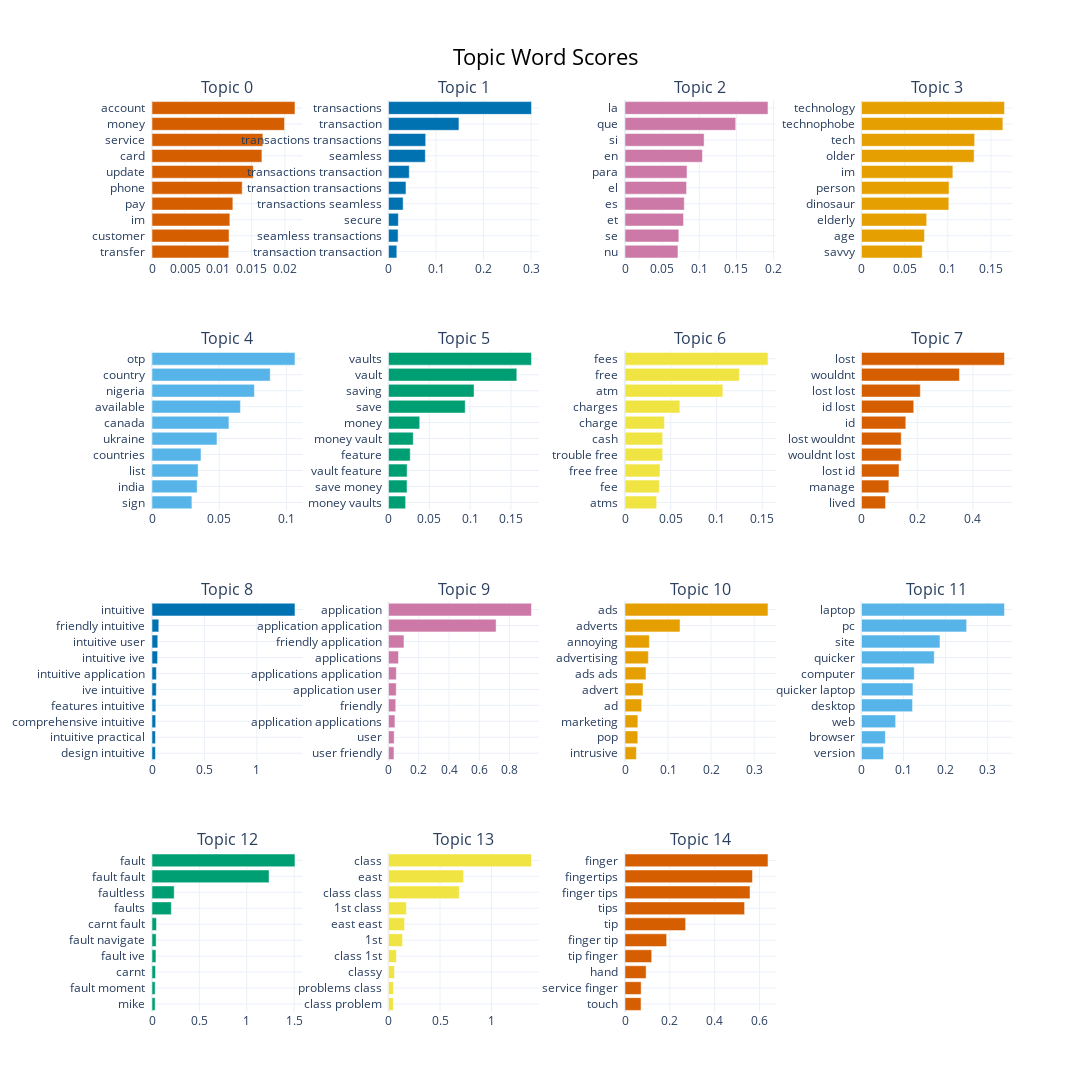

The notebook cell this image was saved under:
### Code cell
unseed_try.visualize_barchart(width = 280, height = 330, top_n_topics=15, n_words=10)

### Figure 1 — Plotly figure (JSON) as saved in the notebook; plotly's stock layout.template omitted (floating-point values rounded to 4 significant figures)
{"data": [{"marker": {"color": "#D55E00"}, "orientation": "h", "type": "bar", "x": [0.01155, 0.0116, 0.01172, 0.01217, 0.01358, 0.01525, 0.01654, 0.01669, 0.01995, 0.02152], "xaxis": "x", "y": ["transfer  ", "customer  ", "im  ", "pay  ", "phone  ", "update  ", "card  ", "service  ", "money  ", "account  "], "yaxis": "y"}, {"marker": {"color": "#0072B2"}, "orientation": "h", "type": "bar", "x": [0.01753, 0.02017, 0.02074, 0.03083, 0.03676, 0.0437, 0.07751, 0.07825, 0.1482, 0.3008], "xaxis": "x2", "y": ["transaction transaction  ", "seamless transactions  ", "secure  ", "transactions seamless  ", "transaction transactions  ", "transactions transaction  ", "seamless  ", "transactions transactions  ", "transaction  ", "transactions  "], "yaxis": "y2"}, {"marker": {"color": "#CC79A7"}, "orientation": "h", "type": "bar", "x": [0.0713, 0.07248, 0.07882, 0.07982, 0.08292, 0.08352, 0.1043, 0.1065, 0.1491, 0.1925], "xaxis": "x3", "y": ["nu  ", "se  ", "et  ", "es  ", "el  ", "para  ", "en  ", "si  ", "que  ", "la  "], "yaxis": "y3"}, {"marker": {"color": "#E69F00"}, "orientation": "h", "type": "bar", "x": [0.07036, 0.07295, 0.07554, 0.1012, 0.1015, 0.1059, 0.1305, 0.1311, 0.1638, 0.1657], "xaxis": "x4", "y": ["savvy  ", "age  ", "elderly  ", "dinosaur  ", "person  ", "im  ", "older  ", "tech  ", "technophobe  ", "technology  "], "yaxis": "y4"}, {"marker": {"color": "#56B4E9"}, "orientation": "h", "type": "bar", "x": [0.02968, 0.0336, 0.03432, 0.03646, 0.04835, 0.05723, 0.06578, 0.07619, 0.08795, 0.1064], "xaxis": "x5", "y": ["sign  ", "india  ", "list  ", "countries  ", "ukraine  ", "canada  ", "available  ", "nigeria  ", "country  ", "otp  "], "yaxis": "y5"}, {"marker": {"color": "#009E73"}, "orientation": "h", "type": "bar", "x": [0.021, 0.02275, 0.02285, 0.02663, 0.03035, 0.03827, 0.09403, 0.1049, 0.1573, 0.1752], "xaxis": "x6", "y": ["money vaults  ", "save money  ", "vault feature  ", "feature  ", "money vault  ", "money  ", "save  ", "saving  ", "vault  ", "vaults  "], "yaxis": "y6"}, {"marker": {"color": "#F0E442"}, "orientation": "h", "type": "bar", "x": [0.03461, 0.0375, 0.03826, 0.04117, 0.04119, 0.04307, 0.05992, 0.107, 0.125, 0.1563], "xaxis": "x7", "y": ["atms  ", "fee  ", "free free  ", "trouble free  ", "cash  ", "charge  ", "charges  ", "atm  ", "free  ", "fees  "], "yaxis": "y7"}, {"marker": {"color": "#D55E00"}, "orientation": "h", "type": "bar", "x": [0.08636, 0.09821, 0.1346, 0.1426, 0.1426, 0.1591, 0.1875, 0.2112, 0.3517, 0.5133], "xaxis": "x8", "y": ["lived  ", "manage  ", "lost id  ", "wouldnt lost  ", "lost wouldnt  ", "id  ", "id lost  ", "lost lost  ", "wouldnt  ", "lost  "], "yaxis": "y8"}, {"marker": {"color": "#0072B2"}, "orientation": "h", "type": "bar", "x": [0.03253, 0.03253, 0.03512, 0.0372, 0.04066, 0.04171, 0.05346, 0.0551, 0.06485, 1.363], "xaxis": "x9", "y": ["design intuitive  ", "intuitive practical  ", "comprehensive intuitive  ", "features intuitive  ", "ive intuitive  ", "intuitive application  ", "intuitive ive  ", "intuitive user  ", "friendly intuitive  ", "intuitive  "], "yaxis": "y9"}, {"marker": {"color": "#CC79A7"}, "orientation": "h", "type": "bar", "x": [0.03626, 0.03748, 0.04251, 0.04802, 0.05117, 0.05193, 0.06605, 0.1023, 0.7114, 0.9452], "xaxis": "x10", "y": ["user friendly  ", "user  ", "application applications  ", "friendly  ", "application user  ", "applications application  ", "applications  ", "friendly application  ", "application application  ", "application  "], "yaxis": "y10"}, {"marker": {"color": "#E69F00"}, "orientation": "h", "type": "bar", "x": [0.02647, 0.02976, 0.02992, 0.03868, 0.0419, 0.04873, 0.05426, 0.05654, 0.1278, 0.3321], "xaxis": "x11", "y": ["intrusive  ", "pop  ", "marketing  ", "ad  ", "advert  ", "ads ads  ", "advertising  ", "annoying  ", "adverts  ", "ads  "], "yaxis": "y11"}, {"marker": {"color": "#56B4E9"}, "orientation": "h", "type": "bar", "x": [0.05246, 0.05684, 0.08118, 0.1214, 0.1223, 0.1255, 0.1731, 0.1866, 0.25, 0.34], "xaxis": "x12", "y": ["version  ", "browser  ", "web  ", "desktop  ", "quicker laptop  ", "computer  ", "quicker  ", "site  ", "pc  ", "laptop  "], "yaxis": "y12"}, {"marker": {"color": "#009E73"}, "orientation": "h", "type": "bar", "x": [0.03305, 0.03305, 0.03715, 0.04153, 0.04355, 0.04702, 0.2038, 0.2342, 1.235, 1.508], "xaxis": "x13", "y": ["mike  ", "fault moment  ", "carnt  ", "fault ive  ", "fault navigate  ", "carnt fault  ", "faults  ", "faultless  ", "fault fault  ", "fault  "], "yaxis": "y13"}, {"marker": {"color": "#F0E442"}, "orientation": "h", "type": "bar", "x": [0.04686, 0.04797, 0.05788, 0.07659, 0.1367, 0.1558, 0.1734, 0.6864, 0.729, 1.387], "xaxis": "x14", "y": ["class problem  ", "problems class  ", "classy  ", "class 1st  ", "1st  ", "east east  ", "1st class  ", "class class  ", "east  ", "class  "], "yaxis": "y14"}, {"marker": {"color": "#D55E00"}, "orientation": "h", "type": "bar", "x": [0.07149, 0.07206, 0.09423, 0.1192, 0.1858, 0.2706, 0.5337, 0.5579, 0.569, 0.638], "xaxis": "x15", "y": ["touch  ", "service finger  ", "hand  ", "tip finger  ", "finger tip  ", "tip  ", "tips  ", "finger tips  ", "fingertips  ", "finger  "], "yaxis": "y15"}], "layout": {"annotations": [{"font": {"size": 16}, "showarrow": false, "text": "Topic 0", "x": 0.0875, "xanchor": "center", "xref": "paper", "y": 1, "yanchor": "bottom", "yref": "paper"}, {"font": {"size": 16}, "showarrow": false, "text": "Topic 1", "x": 0.3625, "xanchor": "center", "xref": "paper", "y": 1, "yanchor": "bottom", "yref": "paper"}, {"font": {"size": 16}, "showarrow": false, "text": "Topic 2", "x": 0.6375, "xanchor": "center", "xref": "paper", "y": 1, "yanchor": "bottom", "yref": "paper"}, {"font": {"size": 16}, "showarrow": false, "text": "Topic 3", "x": 0.9125, "xanchor": "center", "xref": "paper", "y": 1, "yanchor": "bottom", "yref": "paper"}, {"font": {"size": 16}, "showarrow": false, "text": "Topic 4", "x": 0.0875, "xanchor": "center", "xref": "paper", "y": 0.725, "yanchor": "bottom", "yref": "paper"}, {"font": {"size": 16}, "showarrow": false, "text": "Topic 5", "x": 0.3625, "xanchor": "center", "xref": "paper", "y": 0.725, "yanchor": "bottom", "yref": "paper"}, {"font": {"size": 16}, "showarrow": false, "text": "Topic 6", "x": 0.6375, "xanchor": "center", "xref": "paper", "y": 0.725, "yanchor": "bottom", "yref": "paper"}, {"font": {"size": 16}, "showarrow": false, "text": "Topic 7", "x": 0.9125, "xanchor": "center", "xref": "paper", "y": 0.725, "yanchor": "bottom", "yref": "paper"}, {"font": {"size": 16}, "showarrow": false, "text": "Topic 8", "x": 0.0875, "xanchor": "center", "xref": "paper", "y": 0.45, "yanchor": "bottom", "yref": "paper"}, {"font": {"size": 16}, "showarrow": false, "text": "Topic 9", "x": 0.3625, "xanchor": "center", "xref": "paper", "y": 0.45, "yanchor": "bottom", "yref": "paper"}, {"font": {"size": 16}, "showarrow": false, "text": "Topic 10", "x": 0.6375, "xanchor": "center", "xref": "paper", "y": 0.45, "yanchor": "bottom", "yref": "paper"}, {"font": {"size": 16}, "showarrow": false, "text": "Topic 11", "x": 0.9125, "xanchor": "center", "xref": "paper", "y": 0.45, "yanchor": "bottom", "yref": "paper"}, {"font": {"size": 16}, "showarrow": false, "text": "Topic 12", "x": 0.0875, "xanchor": "center", "xref": "paper", "y": 0.175, "yanchor": "bottom", "yref": "paper"}, {"font": {"size": 16}, "showarrow": false, "text": "Topic 13", "x": 0.3625, "xanchor": "center", "xref": "paper", "y": 0.175, "yanchor": "bottom", "yref": "paper"}, {"font": {"size": 16}, "showarrow": false, "text": "Topic 14", "x": 0.6375, "xanchor": "center", "xref": "paper", "y": 0.175, "yanchor": "bottom", "yref": "paper"}], "height": 1320, "hoverlabel": {"bgcolor": "white", "font": {"family": "Rockwell", "size": 16}}, "showlegend": false, "title": {"font": {"color": "Black", "size": 22}, "text": "Topic Word Scores", "x": 0.5, "xanchor": "center", "yanchor": "top"}, "width": 1120, "xaxis": {"anchor": "y", "domain": [0, 0.175], "showgrid": true}, "xaxis10": {"anchor": "y10", "domain": [0.275, 0.45], "showgrid": true}, "xaxis11": {"anchor": "y11", "domain": [0.55, 0.725], "showgrid": true}, "xaxis12": {"anchor": "y12", "domain": [0.825, 1], "showgrid": true}, "xaxis13": {"anchor": "y13", "domain": [0, 0.175], "showgrid": true}, "xaxis14": {"anchor": "y14", "domain": [0.275, 0.45], "showgrid": true}, "xaxis15": {"anchor": "y15", "domain": [0.55, 0.725], "showgrid": true}, "xaxis16": {"anchor": "y16", "domain": [0.825, 1], "showgrid": true}, "xaxis2": {"anchor": "y2", "domain": [0.275, 0.45], "showgrid": true}, "xaxis3": {"anchor": "y3", "domain": [0.55, 0.725], "showgrid": true}, "xaxis4": {"anchor": "y4", "domain": [0.825, 1], "showgrid": true}, "xaxis5": {"anchor": "y5", "domain": [0, 0.175], "showgrid": true}, "xaxis6": {"anchor": "y6", "domain": [0.275, 0.45], "showgrid": true}, "xaxis7": {"anchor": "y7", "domain": [0.55, 0.725], "showgrid": true}, "xaxis8": {"anchor": "y8", "domain": [0.825, 1], "showgrid": true}, "xaxis9": {"anchor": "y9", "domain": [0, 0.175], "showgrid": true}, "yaxis": {"anchor": "x", "domain": [0.825, 1], "showgrid": true}, "yaxis10": {"anchor": "x10", "domain": [0.275, 0.45], "showgrid": true}, "yaxis11": {"anchor": "x11", "domain": [0.275, 0.45], "showgrid": true}, "yaxis12": {"anchor": "x12", "domain": [0.275, 0.45], "showgrid": true}, "yaxis13": {"anchor": "x13", "domain": [0, 0.175], "showgrid": true}, "yaxis14": {"anchor": "x14", "domain": [0, 0.175], "showgrid": true}, "yaxis15": {"anchor": "x15", "domain": [0, 0.175], "showgrid": true}, "yaxis16": {"anchor": "x16", "domain": [0, 0.175], "showgrid": true}, "yaxis2": {"anchor": "x2", "domain": [0.825, 1], "showgrid": true}, "yaxis3": {"anchor": "x3", "domain": [0.825, 1], "showgrid": true}, "yaxis4": {"anchor": "x4", "domain": [0.825, 1], "showgrid": true}, "yaxis5": {"anchor": "x5", "domain": [0.55, 0.725], "showgrid": true}, "yaxis6": {"anchor": "x6", "domain": [0.55, 0.725], "showgrid": true}, "yaxis7": {"anchor": "x7", "domain": [0.55, 0.725], "showgrid": true}, "yaxis8": {"anchor": "x8", "domain": [0.55, 0.725], "showgrid": true}, "yaxis9": {"anchor": "x9", "domain": [0.275, 0.45], "showgrid": true}}}
